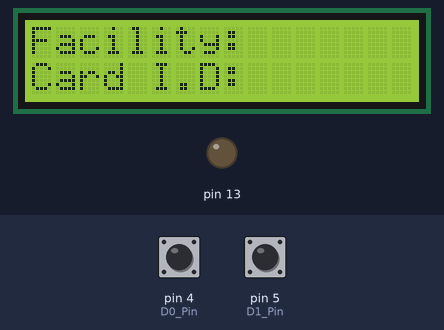
Simulated run of this sketch. Board: Arduino Uno, built with avr-gcc and run on an emulated ATmega328P. Shown: 16×2 character LCD, output pins drawn as LEDs (lit = HIGH). Wiring (inferred from the names in the program): MCP23017 port expander at I2C address 0x20. Wiring (inferred from the signals the program sends): character LCD (HD44780): RS Q7; E Q5; backlight Q1; data Q8, Q9, Q10, Q11, Q12, Q13, Q14, Q15. The inputs (shaded band) are chosen by the test bench; at power-on: pin 5 (D1_Pin) HIGH, pin 4 (D0_Pin) HIGH.

Above: at 1.4 s.
1.5 s: pin 5 (D1_Pin) pulled LOW for 0.15 s
At 2.0 s:
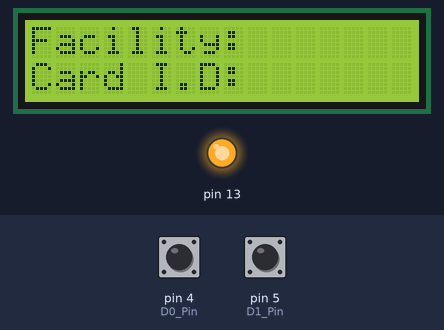
3.1 s: pin 4 (D0_Pin) pulled LOW for 0.15 s
At 4.3 s:
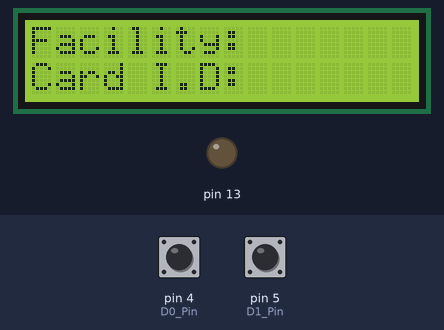
4.7 s: pin 5 (D1_Pin) pulled LOW for 1 s
At 5.6 s:
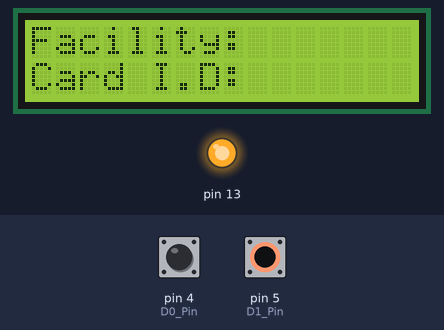
Timing chart, 0 to 7.7 s (numbered marks = the images above; inputs shaded):
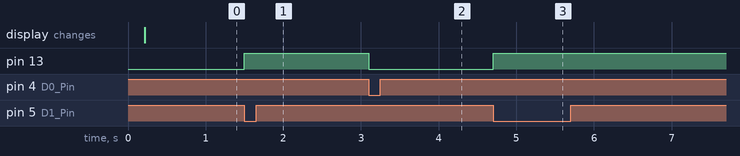

Measured:
- after the input at 1.5 s, pin 13: LOW → HIGH at once
- after the input at 3.1 s, pin 13: HIGH → LOW at once
- after the input at 4.7 s, pin 13: LOW → HIGH at once

The sketch:

WG26_RFID_Reader.ino
```cpp
#include "I2C_LCD.h"


#define D0_Pin  4   // Pin 4 = PD4 = PCINT20
#define D1_Pin  5   // Pin 5 = PD5 = PCINT21


I2C_LCD display;


char buffer[20];
volatile uint8_t count = 0;
volatile uint32_t card_number = 0;
volatile uint32_t facility_code = 0;
volatile uint32_t raw_card_data = 0;


void setup(void)
{
  pinMode(D0_Pin, INPUT_PULLUP);
  pinMode(D1_Pin, INPUT_PULLUP);
  pinMode(13, OUTPUT);
  // Enable PCINT for PD4 and PD5 (PCINT20 and PCINT21)
  PCICR  |= (1 << PCIE2); // Enable PORTD group (PCINT[23:16])
  PCMSK2 |= (1 << PCINT20) | (1 << PCINT21); // Enable PD4, PD5

  display.begin();
  display.clear_home();
  display.text(0, 0, "Facility:");
  display.text(0, 1, "Card I.D:");
}

void loop(void)
{
  if(count >= 25)
  {
    digitalWrite(13, HIGH);

    card_number = (raw_card_data & 0xFFFF);
    facility_code = (0xFF & (raw_card_data >> 0x10));

    sprintf(buffer, "%03lu ", facility_code);
    display.text(10, 0, buffer);

    sprintf(buffer, "%06lu ", card_number);
    display.text(10, 1, buffer);

    count = 0;
    raw_card_data = 0;
    delay(600);

    digitalWrite(13, LOW);
  }
}

// ISR for PCINT on PORTD (PCINT2_vect)
ISR(PCINT2_vect)
{
  bool D0_state = digitalRead(D0_Pin);
  bool D1_state = digitalRead(D1_Pin);

  if((D0_state == LOW) && (D1_state == HIGH))
  {
    // D0 active
    digitalWrite(13, LOW);
    raw_card_data <<= 1;
    count++;
  }

  else if((D0_state == HIGH) && (D1_state == LOW))
  {
    // D1 active
    digitalWrite(13, HIGH);
    raw_card_data <<= 1;
    raw_card_data |= 1;
    count++;
  }
}
```

MCP23017.cpp
```cpp
#include "MCP23017.h"


MCP23017::MCP23017()
{
}


void MCP23017::begin(void)
{
	Wire.begin();
	Wire.setClock(400000);
	Wire.flush();
	delay(100);

	write(MCP23017_IOCON, 0x18);
	write(MCP23017_IODIRA, 0x00);
	write(MCP23017_IODIRB, 0x00);
	write(MCP23017_GPIOA, 0x00);
	write(MCP23017_GPIOB, 0x00);
}


uint8_t MCP23017::read(uint8_t reg)
{
	Wire.beginTransmission(MCP23017_I2C_address);
	Wire.write(reg);
	Wire.endTransmission();
	Wire.requestFrom(MCP23017_I2C_address, 1);
	if(Wire.available())
	{
		return Wire.read();
	}
}


void MCP23017::write(uint8_t reg, uint8_t value)
{
	Wire.beginTransmission(MCP23017_I2C_address);
	Wire.write(reg);
	Wire.write(value);
	Wire.endTransmission();
}
```

MCP23017.h
```cpp
#pragma once


#include <Arduino.h>
#include <Wire.h>


#define MCP23017_I2C_address  0x20

#define MCP23017_IODIRA 			0x00
#define MCP23017_IODIRB 			0x01
#define MCP23017_IPOLA 				0x02
#define MCP23017_IPOLB 				0x03
#define MCP23017_GPINTENA 		0x04
#define MCP23017_GPINTENB 		0x05
#define MCP23017_DEFVALA 			0x06
#define MCP23017_DEFVALB 			0x07
#define MCP23017_INTCONA 			0x08
#define MCP23017_INTCONB 			0x09
#define MCP23017_IOCON 				0x0A
#define MCP23017_GPPUA 				0x0C
#define MCP23017_GPPUB 				0x0D
#define MCP23017_INTFA 				0x0E
#define MCP23017_INTFB 				0x0F
#define MCP23017_INTCAPA 			0x10
#define MCP23017_INTCAPB 			0x11
#define MCP23017_GPIOA 				0x12
#define MCP23017_GPIOB 				0x13
#define MCP23017_OLATA 				0x14
#define MCP23017_OLATB 				0x15


class MCP23017
{
	public:
		MCP23017();
		void begin(void);
		uint8_t read(uint8_t reg);
		void write(uint8_t reg, uint8_t value);

	private:
};
```

I2C_LCD.cpp
```cpp
#include "I2C_LCD.h"


static uint8_t lcd_ctrl;


I2C_LCD::I2C_LCD()
{
}


void I2C_LCD::begin(void)
{
	lcd_ctrl = 0x00;

	io.begin();

#if(LCD_BIT_MODE == LCD_8_bit_mode)
	send((LCD_8_pin_interface | LCD_2_row_display | LCD_5x7_dots), LCD_CMD);
	delay(10);
	send((LCD_8_pin_interface | LCD_2_row_display | LCD_5x7_dots), LCD_CMD);
	delay(10);
	send((LCD_8_pin_interface | LCD_2_row_display | LCD_5x7_dots), LCD_CMD);
#elif(LCD_BIT_MODE == LCD_4_bit_mode)
	send((LCD_4_pin_interface | LCD_2_row_display | LCD_5x7_dots), LCD_CMD);
	delay(10);
	send((LCD_4_pin_interface | LCD_2_row_display | LCD_5x7_dots), LCD_CMD);
	delay(10);
	send((LCD_4_pin_interface | LCD_2_row_display | LCD_5x7_dots), LCD_CMD);
#endif

	send((LCD_display_on | LCD_cursor_off | LCD_blink_off), LCD_CMD);
	send((LCD_clear_display), LCD_CMD);
	send((LCD_cursor_direction_inc | LCD_display_no_shift), LCD_CMD);
}


void I2C_LCD::send(uint8_t value, uint8_t mode)
{
	switch(mode)
	{
		 case LCD_CMD:
		 {
#if(LCD_DRIVER_MODEL == DIYMORE)
            lcd_ctrl &= 0x7F;
#elif(LCD_DRIVER_MODEL == ROBOTDYN)
			lcd_ctrl &= 0xDF;
#endif
			break;
		 }
		 case LCD_DAT:
		 {
#if(LCD_DRIVER_MODEL == DIYMORE)
            lcd_ctrl |= 0x82;
#elif(LCD_DRIVER_MODEL == ROBOTDYN)
			lcd_ctrl |= 0x20;
#endif
			break;
		 }
	}

	io.write(MCP23017_GPIOA, lcd_ctrl);
	write_data(value);
	delay(1);
}


void I2C_LCD::clear_home(void)
{
	send(LCD_clear_display, LCD_CMD);
	send(LCD_goto_home, LCD_CMD);
}


void I2C_LCD::gotoxy(uint8_t x_pos, uint8_t y_pos)
{
	switch(y_pos)
	{
		case 1:
		{
			send((0x80 | (LCD_line_2_y_pos + x_pos)), LCD_CMD);
			break;
		}

		case 2:
		{
			send((0x80 | (LCD_line_3_y_pos + x_pos)), LCD_CMD);
			break;
		}

		case 3:
		{
			send((0x80 | (LCD_line_4_y_pos + x_pos)), LCD_CMD);
			break;
		}

		default:
		{
			send((0x80 | (LCD_line_1_y_pos + x_pos)), LCD_CMD);
			break;
		}
	}
}


void I2C_LCD::chr(const char char_data)
{
	send(char_data, LCD_DAT);
}


void I2C_LCD::text(uint8_t x_pos, uint8_t y_pos, const char *lcd_string)
{
	gotoxy(x_pos, y_pos);
	while(*lcd_string != '\0')
	{
		chr(*lcd_string++);
	};
}


void I2C_LCD::toggle_EN(void)
{
#if(LCD_DRIVER_MODEL == DIYMORE)
	lcd_ctrl |= 0x22;
#elif(LCD_DRIVER_MODEL == ROBOTDYN)
	lcd_ctrl |= 0x80;
#endif
	io.write(MCP23017_GPIOA, lcd_ctrl);
	delay(1);
#if(LCD_DRIVER_MODEL == DIYMORE)
	lcd_ctrl &= 0xDF;
#elif(LCD_DRIVER_MODEL == ROBOTDYN)
	lcd_ctrl &= 0x7F;
#endif

	io.write(MCP23017_GPIOA, lcd_ctrl);
	delay(1);
}


void I2C_LCD::write_data(uint8_t value)
{
#if(LCD_BIT_MODE == LCD_8_bit_mode)
	io.write(MCP23017_GPIOB, value);
	toggle_EN();
#elif(LCD_BIT_MODE == LCD_4_bit_mode)
	io.write(MCP23017_GPIOB, (value & 0xF0));
	toggle_EN();
	io.write(MCP23017_GPIOB, ((value & 0x0F) << 0x04));
	toggle_EN();
#endif
}
```

I2C_LCD.h
```cpp
#pragma once


#include <Arduino.h>
#include "MCP23017.h"


/*

Pin out of MCP23017 to LCD

DIYMORE MCP23017 1602/2004/12864 I2C LCD Driver Module Pin Mapping
------------------------------------------------------------------

GPIOA
    A7   A6   A5   A4   A3   A2   A1   A0
    RS   RW   EN   X    X    X    GND  X

GPIOB
    B7   B6   B5   B4   B3   B2   B1   B0
    D7   D6   D5   D4   D3   D2   D1   D0


ROBOTDYN MCP23017 1602/2004/12864 I2C LCD Driver Module Pin Mapping
-------------------------------------------------------------------

GPIOA
    A7   A6   A5   A4   A3   A2   A1   A0
    EN   RW   RS   X    L-   L+   X    X

GPIOB
    B7   B6   B5   B4   B3   B2   B1   B0
    D7   D6   D5   D4   D3   D2   D1   D0

*/


#define LCD_clear_display            0x01
#define LCD_goto_home                0x02

#define LCD_cursor_direction_inc     0x06
#define LCD_cursor_direction_dec     0x04
#define LCD_display_shift            0x05
#define LCD_display_no_shift         0x04

#define LCD_display_on               0x0C
#define LCD_display_off              0x0A
#define LCD_cursor_on                0x0A
#define LCD_cursor_off               0x08
#define LCD_blink_on                 0x09
#define LCD_blink_off                0x08

#define LCD_8_pin_interface          0x30
#define LCD_4_pin_interface          0x20
#define LCD_2_row_display            0x28
#define LCD_1_row_display            0x20
#define LCD_5x10_dots                0x60
#define LCD_5x7_dots                 0x20

#define LCD_line_1_y_pos             0x00
#define LCD_line_2_y_pos             0x40
#define LCD_line_3_y_pos             0x14
#define LCD_line_4_y_pos             0x54

#define LCD_DAT                      1
#define LCD_CMD                      0

#define DIYMORE                  	 	 1
#define ROBOTDYN                 	 	 0

#define LCD_8_bit_mode           	 	 1
#define LCD_4_bit_mode           	   0

#define LCD_BIT_MODE             	 	 LCD_8_bit_mode
#define LCD_DRIVER_MODEL           	 DIYMORE


class I2C_LCD
{
	public:
		I2C_LCD();
		void begin(void);
		void send(uint8_t value, uint8_t mode);
		void clear_home(void);
		void gotoxy(uint8_t x_pos, uint8_t y_pos);
		void chr(const char char_data);
		void text(uint8_t x_pos, uint8_t y_pos, const char *lcd_string);

	private:
		MCP23017 io;
		void toggle_EN(void);
		void write_data(uint8_t value);
};
```
